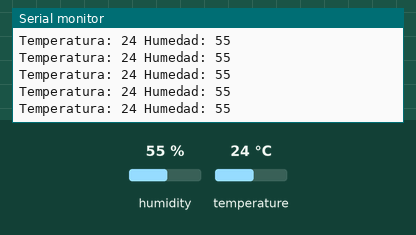
Simulated run of this sketch. Board: Arduino Uno, built with avr-gcc and run on an emulated ATmega328P. Parts: the last lines printed to the serial monitor. The test bench sets the inputs (shaded band); at power-on: humidity 55 %, temperature 24 °C.

Above: at 2.8 s.
2.9 s: humidity set to 22 %
At 4.4 s:
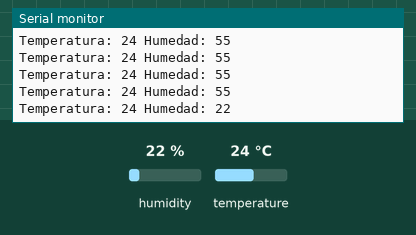
5.6 s: temperature set to 12 °C
At 5.6 s:
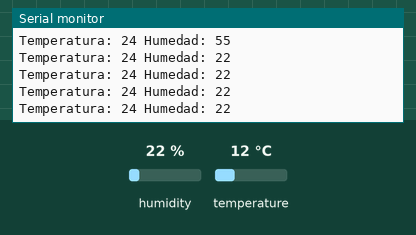
8.3 s: humidity set to 40 %
At 8.9 s:
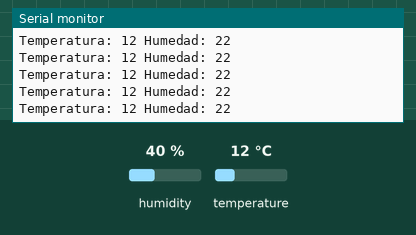
Timing chart, 0 to 11.3 s (numbered marks = the images above; inputs shaded):
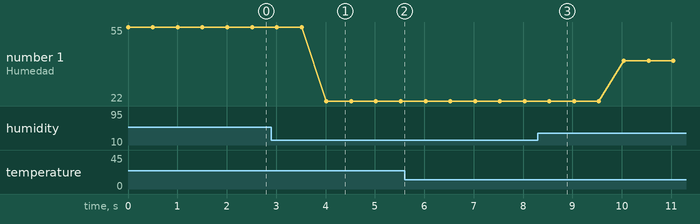

Measured:
- after the input at 2.9 s, the serial monitor: prints a new line after 1.1 s (image 1)
- plotted number 1: 55 → 22 after the input at 2.9 s, 22 → 40 after the input at 8.3 s

The sketch:

sensor.ino
```cpp
#include <DHT.h>
#include <DHT_U.h>

int sensor = 10;
int temp;
int hum;

DHT dht(sensor, DHT22);

void setup()
{
  Serial.begin(9600);
  dht.begin();
}

void loop()
{
  temp = dht.readTemperature();
  hum = dht.readHumidity();
  Serial.print("Temperatura: ");
  Serial.print(temp);
  Serial.print(" Humedad: ");
  Serial.println(hum);
  delay(500);
}
```
